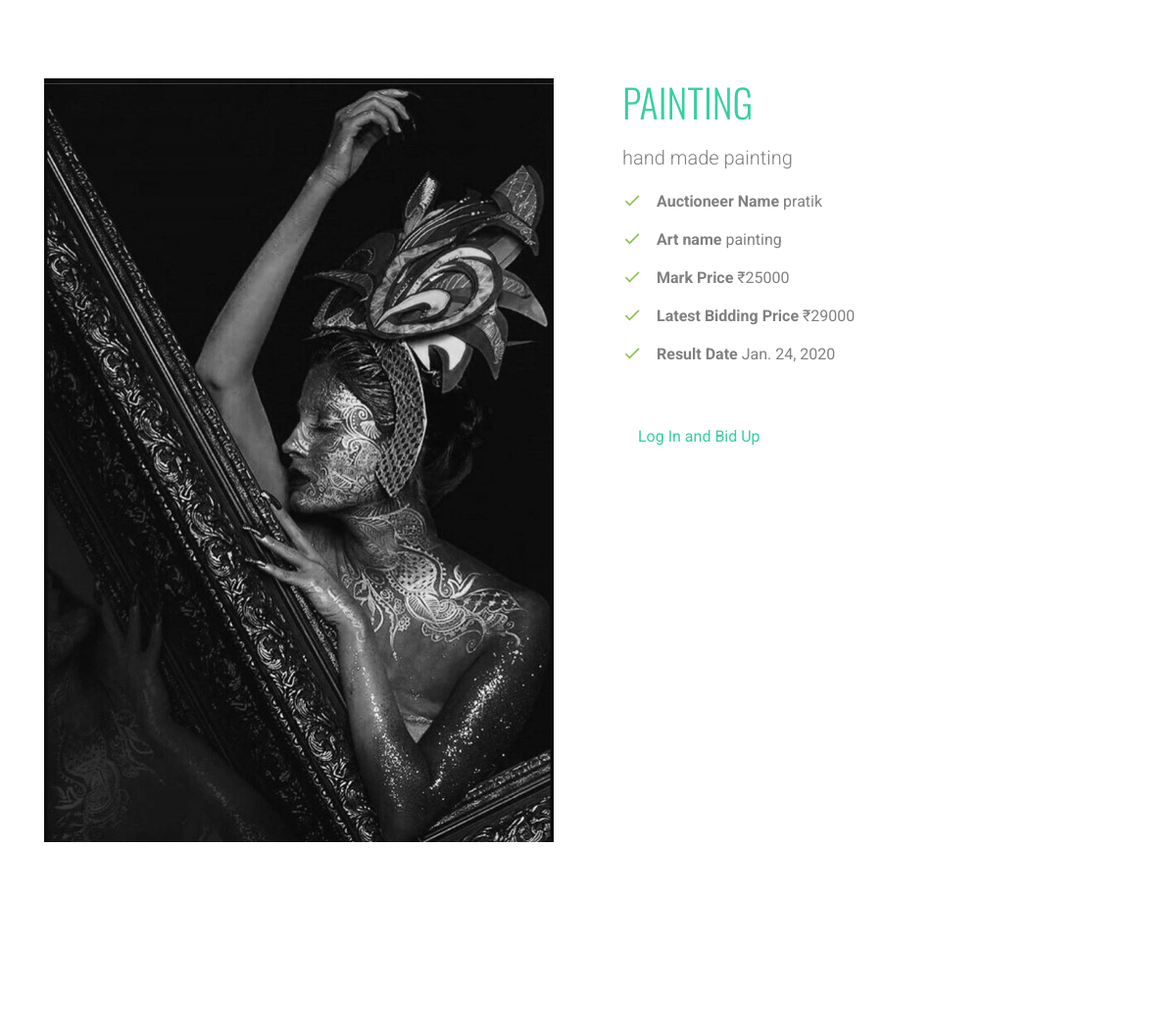
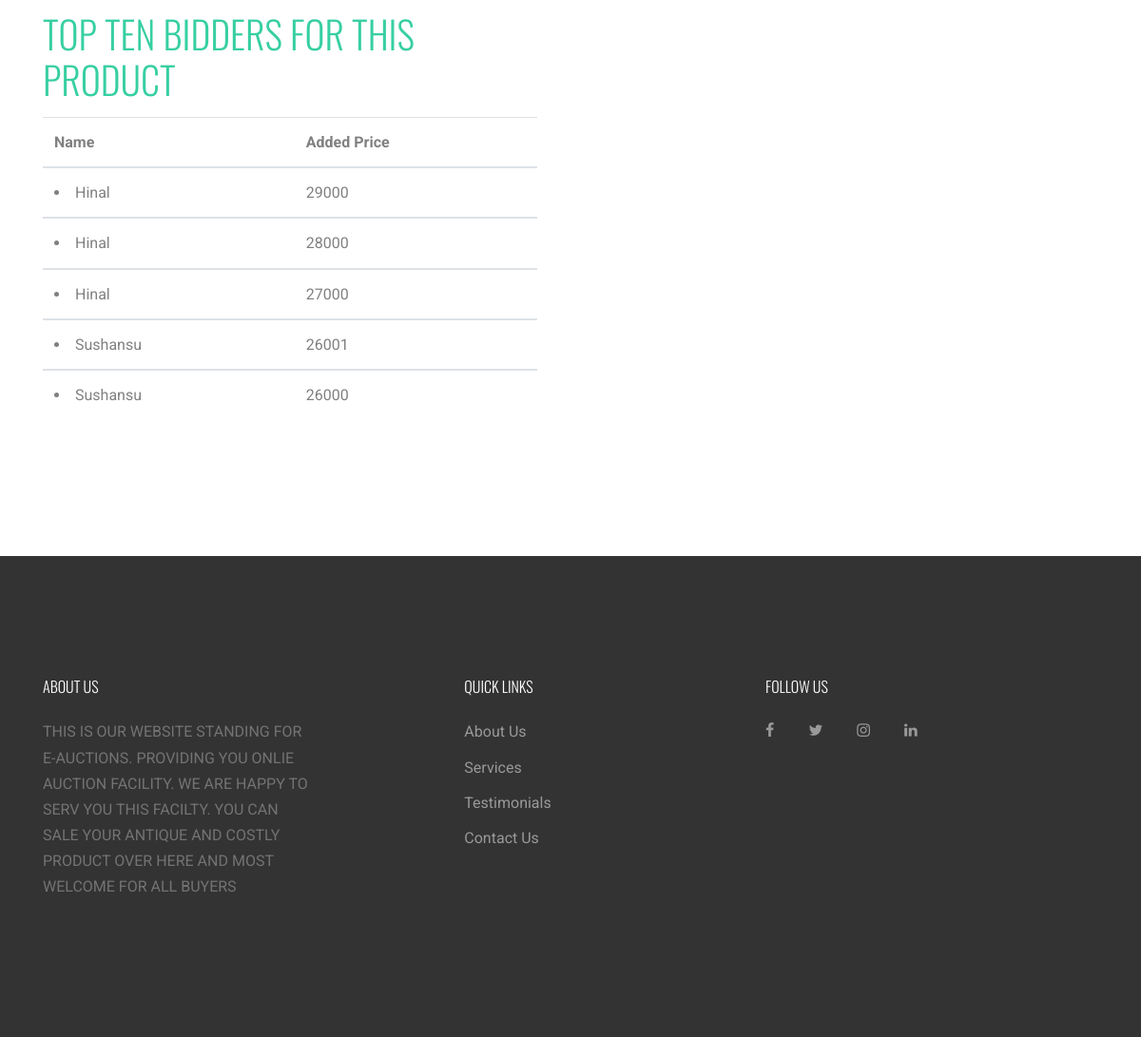
The app's page /productdetails/50 with its own data (2 pictures, top to bottom).
### mainapp/models.py (models this page shows, shortened)
class AddProduct(models.Model):
    first_name= models.ForeignKey(User,on_delete=models.CASCADE)
    product_name=models.CharField(max_length=20)
    product_image=models.ImageField(upload_to='images/')
    category = models.ForeignKey(Category,on_delete=models.CASCADE)
    product_price=models.IntegerField(null= False,blank=False)
    description=models.TextField(null= True,blank=True)
    created_at=models.DateTimeField(auto_now_add=True)
    rdate = models.DateField(null=True)
    '''
    def __str__(self):
        return str(self.product_name), str(self.category) , str(self.first_name)
    '''

class User(AbstractUser):
    phone = models.CharField(max_length=12)
    address = models.TextField(null= True, blank= True)
    def __str__(self):
        return self.first_name

class Category(models.Model):
    category = models.CharField(max_length=20)

class AddPrice(models.Model):
    first_name = models.ForeignKey(User,on_delete=models.CASCADE)
    product_name = models.ForeignKey(AddProduct,on_delete=models.CASCADE)
    add_price = models.IntegerField(null=True,blank=True)
    def __str__(self):
        return str(self.add_price)

### mainapp/views.py (the view)
# urls.py: path('productdetails/<int:id>'   , views.productdetails  , name='productdetails')  ,
def productdetails(request,id):
    if request.method=='GET':
        productdetails=models.AddProduct.objects.get(id=id)
        prices = models.AddPrice.objects.filter(product_name=productdetails).last()
        topten = models.AddPrice.objects.filter(product_name=productdetails).order_by('-add_price')
        print(topten,'top ten bidder')
    return render(request,"productdetails.html",{'products':productdetails,'prices':prices,'topten':topten})

### templates/productdetails.html (shortened to what this page needs)
{% extends 'base.html' %}
{% load static %}
{% block page %}
<body>
  <section class="site-section" id="about-section">
    <div class="container">
      <div class="row large-gutters">
        <div class="col-lg-6 mb-5">
              <div class="owl-carousel slide-one-item with-dots">
                  <div><img src="{{products.product_image.url}}" alt="Image" class="img-fluid" ></div>
                </div>
          </div>
          <div class="col-lg-6 ml-auto">
            <h2 class="section-title mb-3">{{products.product_name}}</h2>
                <p class="lead">{{products.description}}</p>
                <ul class="list-unstyled ul-check success">
                  <li><b> Auctioneer Name</b>                              {{products.first_name.first_name}}</li>
                  <li><b> {{products.category.category}} name</b>          {{products.product_name}}</li>
                  <li ><b> Mark Price</b>                                   ₹<span id="markedprice">{{products.product_price}}</span></li>
                  <li><b>Latest Bidding Price</b>                           ₹{{prices.add_price}}</li>
                  <li><b>Result Date</b>                                    {{products.rdate}}</li>
                </ul>
{% if products.first_name == user %}
<a href="#topten" class="smoothscroll">Top Ten Bidders</a>
{% else %}
                  <div class="row form-group">
                      <div class="col-md-12">
                      <a href="{% url 'index' %}#login-section" class="nav-link">Log In and Bid Up</a>
                      </div>
                  </div>
{% endif %}
          </div>
        </div>
      </div>
  </section>
<section class="site-section"id="topten">
  <div class="container">
    <div class="row large-gutters">
      <div class="col-lg-6 mb-5">
          <h2 class="section-title mb-3">Top Ten Bidders for This product</h2>
          <table class="table">
            <thead>
              <tr>
                <th>Name</th>
                <th>Added Price</th>
              </tr>
            </thead>
            {% for topten in topten|slice:":10"  %}
            <tbody>
              <tr>
                <td><li>{{topten.first_name}}</li></td>
                <td>{{topten.add_price}}</td>
              </tr>
            </tbody>
            {% endfor %}
          </table>
        </div>
      </div>
    </div>
</section>
{% endblock %}

### templates/base.html (shortened to what this page needs)
{% load static %}
<!DOCTYPE html>
<html lang="en"><head>
    <link rel="stylesheet" href="{% static 'fonts/icomoon/style.css' %}">
    <link rel="stylesheet" href="{% static 'css/bootstrap.min.css' %}">
    <link rel="stylesheet" href="{% static 'css/jquery-ui.css' %}">
    <link rel="stylesheet" href="{% static 'css/owl.carousel.min.css' %}">
    <link rel="stylesheet" href="{% static 'css/owl.theme.default.min.css' %}">
    <link rel="stylesheet" href="{% static 'css/owl.theme.default.min.css' %}">
    <link rel="stylesheet" href="{% static 'css/jquery.fancybox.min.css' %}">
    <link rel="stylesheet" href="{% static 'css/bootstrap-datepicker.css' %}">
    <link rel="stylesheet" href="{% static 'fonts/flaticon/font/flaticon.css' %}">
    <link rel="stylesheet" href="{% static 'css/aos.css' %}">
    <link rel="stylesheet" href="{% static 'css/style.css' %}">
  </head>
  <body data-spy="scroll" data-target=".site-navbar-target" data-offset="300">
  <div class="site-wrap">
    <header class="site-navbar py-4 js-sticky-header site-navbar-target" role="banner">
      <div class="container">
        <div class="row align-items-center">
          <div class="col-6 col-xl-2">
            <h1 class="mb-0 site-logo m-0 p-0"><a href="{% url 'index' %}" class="mb-0">E-Auction</a></h1>
          </div>
          <div class="col-12 col-md-10 d-none d-xl-block">
            <nav class="site-navigation position-relative text-right" role="navigation">
              <ul class="site-menu main-menu js-clone-nav mr-auto d-none d-lg-block">
                <li><a href="{% url 'index' %}#home-section" class="nav-link">Home</a></li>
                <li><a href="{% url 'index' %}#product-section" class="nav-link">New Product</a></li>
                <li><a href="{% url 'allproduct' %}" class="nav-link">All Product </a></li>
                {% if user.is_authenticated %}
                <li><a href="{% url 'myproduct' %}" class="nav-link">My Products</a></li>
                <li><a href="{% url 'order' %}" class="nav-link">Buy</a></li>
                <li><a href="{% url 'userprofile' %}" class="nav-link">{{user.first_name}}</a></li>
                <li><a href="{% url 'logout_user' %}" class="nav-link">log Out</a></li>
                {% else %}
                <li><a href="{% url 'index' %}#login-section" class="nav-link">Log In</a></li>
                <li><a href="{% url 'index' %}#signup_user-section" class="nav-link">Sign Up</a></li>
                {% endif%}
              </ul>
            </nav>
          </div>
        </div>
      </div>
    </header>
    {% block page %}
    {% endblock %}
   <footer class="site-footer">
        <div class="container">
          <div class="row">
            <div class="col-md-8">
              <div class="row">
                <div class="col-md-5">
                  <h2 class="footer-heading mb-4">About Us</h2>
                  <p>THIS IS OUR WEBSITE STANDING FOR E-AUCTIONS. PROVIDING YOU ONLIE AUCTION FACILITY. WE ARE HAPPY TO SERV YOU THIS FACILTY. YOU CAN SALE YOUR ANTIQUE AND COSTLY PRODUCT OVER HERE AND MOST WELCOME FOR ALL BUYERS </p>
                </div>
                <div class="col-md-3 mx-auto">
                  <h2 class="footer-heading mb-4">Quick Links</h2>
                  <ul class="list-unstyled">
                    <li><a href="aboutus.html">About Us</a></li>
                    <li><a href="#">Services</a></li>
                    <li><a href="#">Testimonials</a></li>
                    <li><a href="#">Contact Us</a></li>
                  </ul>
                </div>
              </div>
            </div>
            <div class="col-md-4">
              <div class="">
                <h2 class="footer-heading mb-4">Follow Us</h2>
                  <a href="https://m.facebook.com/profile.php?id=100005952129876" class="pl-0 pr-3"><span class="icon-facebook"></span></a>
                  <a href="https://twitter.com/imsunny77_?s=09" class="pl-3 pr-3"><span class="icon-twitter"></span></a>
                  <a href="https://www.instagram.com/that_mad_guy_/" class="pl-3 pr-3"><span class="icon-instagram"></span></a>
                  <a href="https://www.linkedin.com/in/archan-patel-5a2174194" class="pl-3 pr-3"><span class="icon-linkedin"></span></a>
              </div>
            </div>
          </div>
        </div>
      </footer>
    </div>

### mainapp/static/css/style.css (style rules this page uses)
html { overflow-x: hidden; }
body { line-height: 1.7; color: gray; font-weight: 400; font-size: 1rem; }
a { -webkit-transition: .3s all ease; -o-transition: .3s all ease; transition: .3s all ease; }
h1, h2, h3, h4, h5, .h1, .h2, .h3, .h4, .h5 { font-family: "Oswald", sans-serif; font-weight: 300 !important; text-transform: uppercase; }
.site-wrap:before { display: none; -webkit-transition: .3s all ease-in-out; -o-transition: .3s all ease-in-out; transition: .3s all ease-in-out; background: rgba(0, 0, 0, 0.6); content: ""; position: absolute; z-index: 2000; top: 0; left: 0; right: 0; bottom: 0; opacity: 0; visibility: hidden; }
.site-section { padding: 2.5em 0; }
@media (min-width: 768px) { .site-section { padding: 5em 0; } }
.site-footer { padding: 4em 0; background: #333333; }
@media (min-width: 768px) { .site-footer { padding: 8em 0; } }
.site-footer p { color: #737373; }
.site-footer h2, .site-footer h3, .site-footer h4, .site-footer h5 { color: #fff; }
.site-footer a { color: #999999; }
.site-footer ul li { margin-bottom: 10px; }
.site-footer .footer-heading { font-size: 16px; color: #fff; }
.ul-check { margin-bottom: 50px; }
.ul-check li { position: relative; padding-left: 35px; margin-bottom: 15px; line-height: 1.5; }
.ul-check li:before { left: 0; font-size: 20px; top: -.3rem; font-family: "icomoon"; content: "\e5ca"; position: absolute; }
.ul-check.success li:before { color: #8bc34a; }
.site-navbar { margin-bottom: 0px; z-index: 1999; position: absolute; width: 100%; }
.site-navbar ul { font-family: "Oswald", sans-serif; text-transform: uppercase; font-weight: 300; }
.site-navbar .site-logo { position: relative; left: 0; font-size: 1.7rem; font-weight: 900; text-transform: uppercase; font-family: "Oswald", sans-serif; }
.site-navbar .site-logo a { color: #fff; }
.site-navbar .site-navigation .site-menu { margin-bottom: 0; }
.site-navbar .site-navigation .site-menu a { text-decoration: none !important; display: inline-block; }
.site-navbar .site-navigation .site-menu > li { display: inline-block; }
.site-navbar .site-navigation .site-menu > li > a { padding: 5px 20px; color: rgba(255, 255, 255, 0.5); display: inline-block; text-decoration: none !important; }
.site-mobile-menu .site-nav-wrap { padding: 0; margin: 0; list-style: none; position: relative; }
.site-mobile-menu .site-nav-wrap a { padding: 10px 20px; display: block; position: relative; color: #212529; }
.site-mobile-menu .site-nav-wrap li { position: relative; display: block; }
.site-mobile-menu .site-nav-wrap > li { display: block; position: relative; float: left; width: 100%; }
.site-mobile-menu .site-nav-wrap > li > a { padding-left: 20px; font-size: 20px; }
.sticky-wrapper .site-navbar { -webkit-transition: .3s all ease; -o-transition: .3s all ease; transition: .3s all ease; }
.sticky-wrapper .site-navbar { border-bottom: 1px solid rgba(255, 255, 255, 0.2); }
.sticky-wrapper .site-navbar .site-logo a { color: #fff; }
.sticky-wrapper .site-navbar ul li a { color: rgba(255, 255, 255, 0.7); }
.section-title { color: #37cfa2; font-size: 40px; font-weight: 900; }
.position-relative { position: relative; }
.large-gutters { margin-right: -35px; margin-left: -35px; }
.large-gutters > [class*="col-"] { padding-right: 35px; padding-left: 35px; }

### records on screen
AddProduct: product_image (placeholder picture), product_name "PAINTING", description "hand made painting", first_name.first_name "pratik", category.category "Art", product_name "painting", product_price "25000", rdate "Jan. 24, 2020"
AddPrice: add_price "29000", first_name "Hinal"
AddPrice: first_name "Hinal", add_price "28000"
AddPrice: first_name "Hinal", add_price "27000"
AddPrice: first_name "Sushansu", add_price "26001"
AddPrice: first_name "Sushansu", add_price "26000"
